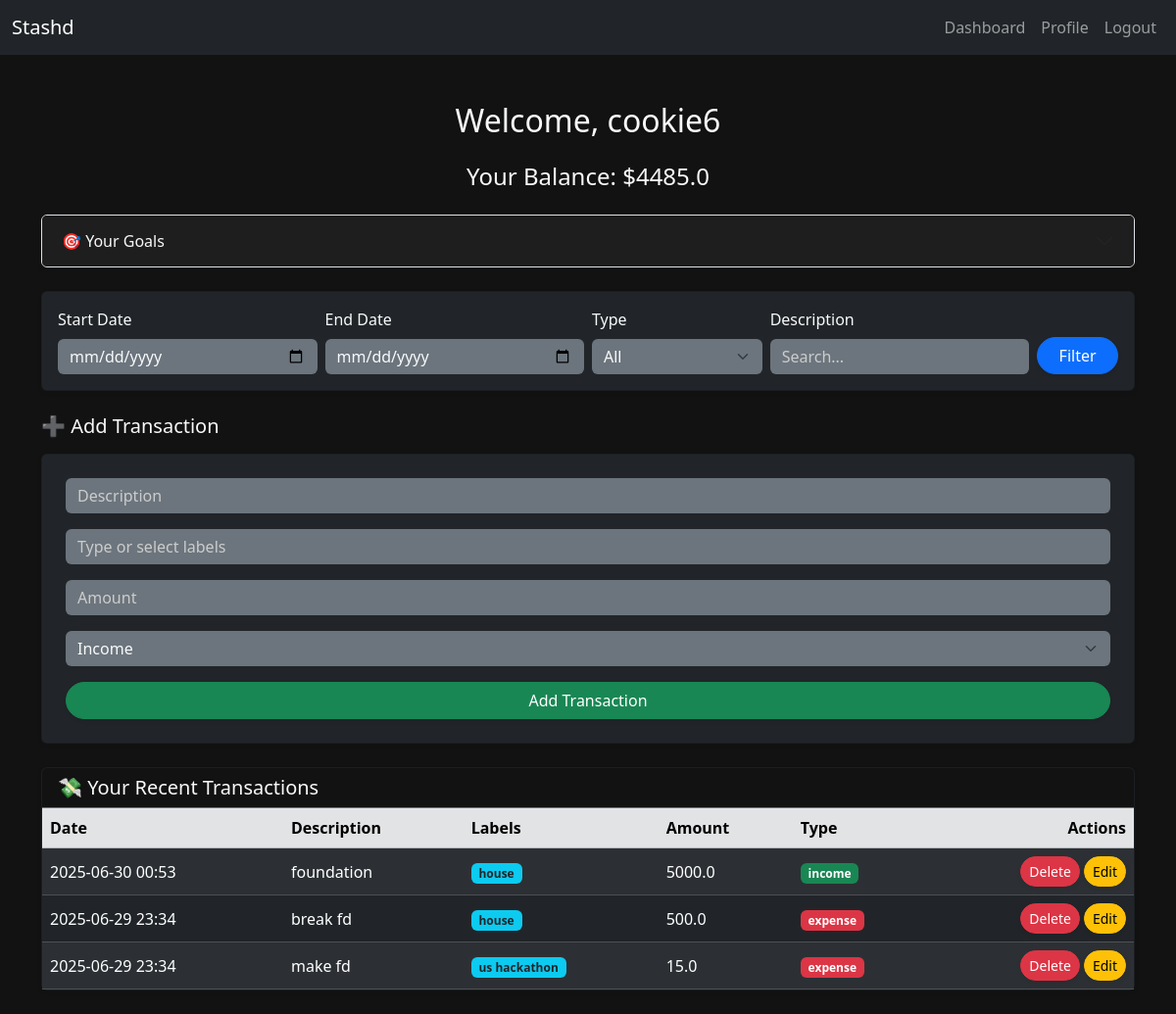
Page /dashboard (signed in) on the committed database.
### app.py (models this page shows)
class User(db.Model, UserMixin):
    id = db.Column(db.Integer, primary_key=True)
    username = db.Column(db.String(50), unique=True, nullable=False)
    email = db.Column(db.String(120), unique=True, nullable=False)
    password = db.Column(db.String(120), nullable=False)
    date_joined = db.Column(db.DateTime, default=datetime.now())

class Transaction(db.Model):
    id = db.Column(db.Integer, primary_key=True)
    user_id = db.Column(db.Integer, db.ForeignKey("user.id"), nullable=False)
    date = db.Column(db.DateTime, default=datetime.now())
    description = db.Column(db.String(100), nullable=False)
    amount = db.Column(db.Float, nullable=False)
    type = db.Column(db.String(10), nullable=False)
    labels = db.relationship("Label", secondary=transaction_labels, backref="transactions")

class Label(db.Model):
    id = db.Column(db.Integer, primary_key=True)
    user_id = db.Column(db.Integer, db.ForeignKey("user.id"), nullable=False)
    name = db.Column(db.String(50), nullable=False)

### app.py (the view, shortened to what this page needs)
@app.route("/dashboard", methods=["POST", "GET"])
@login_required
def dashboard():
    query = Transaction.query.filter_by(user_id=current_user.id)
    start_date = request.args.get("start_date")
    end_date = request.args.get("end_date")
    ttype = request.args.get("type")
    search = request.args.get("query")
    if start_date:
        query = query.filter(Transaction.date >= start_date)
    if end_date:
        query = query.filter(Transaction.date <= end_date)
    if ttype:
        query = query.filter(Transaction.type == ttype)
    if search:
        query = query.filter(Transaction.description.ilike(f"%{search.strip().lower()}%"))
    transactions = query.order_by(Transaction.date.desc()).all()
    balance = sum(t.amount if t.type == "income" else -t.amount for t in transactions)
    goals = Goal.query.filter_by(user_id=current_user.id).all()
    for goal in goals:
        goal.progress = round((goal.saved_amount / goal.target_amount) * 100, 1) if goal.target_amount > 0 else 0
    user_labels = Label.query.filter_by(user_id=current_user.id).all()
    return render_template("dashboard.html", transactions=transactions, balance=balance, goals=goals, user_labels=user_labels)

### app.py (called while the page is built)
@login_manager.user_loader
def load_user(user_id):
    return db.session.get(User, int(user_id))

### templates/dashboard.html (shortened to what this page needs)
{% extends "layout.html" %}
{% block content %}
<h2 class="text-center mb-4">Welcome, {{ current_user.username }}</h2>
<h4 class="text-center mb-4">Your Balance: ${{ balance }}</h4>
<div class="accordion mb-4 shadow-sm" id="goalsAccordion">
    <div class="accordion-item bg-dark text-light">
        <h2 class="accordion-header" id="goalsHeading">
            <button class="accordion-button collapsed bg-dark text-light" type="button" data-bs-toggle="collapse" data-bs-target="#goalsCollapse" aria-expanded="false" aria-controls="goalsCollapse">
                🎯 Your Goals
            </button>
        </h2>
    </div>
</div>
<div class="card mb-4 p-3 shadow-sm bg-dark text-light">
    <form action="{{ url_for('dashboard') }}" method="get" class="row g-2 align-items-end">
        <div class="col-md-3">
            <label class="form-label">Start Date</label>
            <input type="date" name="start_date" class="form-control bg-secondary text-light border-0">
        </div>
        <div class="col-md-3">
            <label class="form-label">End Date</label>
            <input type="date" name="end_date" class="form-control bg-secondary text-light border-0">
        </div>
        <div class="col-md-2">
            <label class="form-label">Type</label>
            <select name="type" class="form-select bg-secondary text-light border-0">
                <option value="">All</option>
            </select>
        </div>
        <div class="col-md-3">
            <label class="form-label">Description</label>
            <input type="text" name="query" class="form-control bg-secondary text-light border-0" placeholder="Search...">
        </div>
        <div class="col-md-1 d-grid">
            <button type="submit" class="btn btn-primary rounded-pill shadow-sm">Filter</button>
        </div>
    </form>
</div>
{% if transaction %}
<h5 class="mb-3">✏️ Edit Transaction</h5>
<form action="{{ url_for('edit_transaction', tid=transaction.id) }}" method="post" class="mb-4 card p-4 bg-dark text-light shadow-sm">
    <div class="mb-3">
        <input type="text" name="description" class="form-control bg-secondary text-light border-0" placeholder="Description" value="{{ transaction.description }}" required>
    </div>
    <div class="mb-3">
        <input type="text" name="label" id="label-edit" class="form-control bg-secondary text-light border-0" placeholder="Type or select labels" value="{{ label_string }}" required>
    </div>
    <div class="mb-3">
        <input type="number" name="amount" step="0.01" class="form-control bg-secondary text-light border-0" placeholder="Amount" value="{{ transaction.amount }}" required>
    </div>
    <div class="mb-3">
        <select name="type" class="form-select bg-secondary text-light border-0" required>
            <option value="income" {% if transaction.type == 'income' %}selected{% endif %}>Income</option>
            <option value="expense" {% if transaction.type == 'expense' %}selected{% endif %}>Expense</option>
        </select>
    </div>
    <div class="d-flex gap-2">
        <button type="submit" class="btn btn-warning rounded-pill shadow-sm">Update Transaction</button>
        <a href="{{ url_for('dashboard') }}" class="btn btn-secondary rounded-pill shadow-sm">Cancel</a>
    </div>
</form>
{% else %}
<h5 class="mb-3">➕ Add Transaction</h5>
<form action="{{ url_for('add_transaction') }}" method="post" class="mb-4 card p-4 bg-dark text-light shadow-sm">
    <div class="mb-3">
        <input type="text" name="description" class="form-control bg-secondary text-light border-0" placeholder="Description" required>
    </div>
    <div class="mb-3">
        <input type="text" id="label-select" name="label" class="form-control bg-secondary text-light border-0" placeholder="Type or select labels" required>
    </div>
    <div class="mb-3">
        <input type="number" step="0.01" name="amount" class="form-control bg-secondary text-light border-0" placeholder="Amount" required>
    </div>
    <div class="mb-3">
        <select name="type" class="form-select bg-secondary text-light border-0" required>
            <option value="income">Income</option>
        </select>
    </div>
    <button type="submit" class="btn btn-success rounded-pill shadow-sm">Add Transaction</button>
</form>
{% endif %}
<div class="card shadow-sm bg-dark text-light mb-4">
    <div class="card-header border-secondary">
        <h5 class="mb-0">💸 Your Recent Transactions</h5>
    </div>
    <div class="table-responsive">
        <table class="table table-dark table-striped align-middle mb-0">
            <thead class="table-secondary text-dark">
                <tr>
                    <th>Date</th>
                    <th>Description</th>
                    <th>Labels</th>
                    <th>Amount</th>
                    <th>Type</th>
                    <th class="text-end">Actions</th>
                </tr>
            </thead>
            <tbody>
                {% for t in transactions %}
                <tr>
                    <td>{{ t.date.strftime('%Y-%m-%d %H:%M') }}</td>
                    <td>{{ t.description }}</td>
                    <td>
                        {% for label in t.labels %}
                        <span class="badge bg-info text-dark me-1">{{ label.name }}</span>
                        {% endfor %}
                    </td>
                    <td>{{ t.amount }}</td>
                    <td>
                        {% if t.type == 'income' %}
                        <span class="badge bg-success">{{ t.type }}</span>
                        {% else %}
                        <span class="badge bg-danger">{{ t.type }}</span>
                        {% endif %}
                    </td>
                    <td class="text-end">
                        <div class="d-inline-flex gap-1">
                            <form action="{{ url_for('delete_transaction', tid=t.id) }}" method="post" class="m-0">
                                <button class="btn btn-sm btn-danger rounded-pill shadow-sm">Delete</button>
                            </form>
                            <a href="{{ url_for('edit_transaction', tid=t.id) }}" class="btn btn-sm btn-warning rounded-pill shadow-sm">Edit</a>
                        </div>
                    </td>
                </tr>
                {% endfor %}
            </tbody>
        </table>
    </div>
</div>
{% endblock %}

### templates/layout.html (shortened to what this page needs)
<!DOCTYPE html>
<html lang="en">
<head>
    <link rel="stylesheet" href="static/styles.css">
    <link href="https://cdn.jsdelivr.net/npm/bootstrap@5.3.3/dist/css/bootstrap.min.css" rel="stylesheet">
    <link href="https://cdn.jsdelivr.net/npm/tom-select/dist/css/tom-select.bootstrap5.min.css" rel="stylesheet">
</head>
<body>
    <nav class="navbar navbar-expand-lg navbar-dark bg-dark">
        <div class="container-fluid">
            <a href="{{ url_for('home') }}" class="navbar-brand">Stashd</a>
            <div class="collapse navbar-collapse" id="navbarNav">
                <ul class="navbar-nav ms-auto">
                    {% if current_user.is_authenticated %}
                        <li class="nav-item">
                            <a href="{{ url_for('dashboard') }}" class="nav-link">Dashboard</a>
                        </li>
                        <li class="nav-item">
                            <a href="{{ url_for('profile') }}" class="nav-link">Profile</a>
                        </li>
                        <li class="nav-item">
                            <a href="{{ url_for('logout') }}" class="nav-link">Logout</a>
                        </li>
                    {% endif %}
                </ul>
            </div>
        </div>
    </nav>
    <div class="position-fixed bottom-0 end-0 p-3" id="toast-container" style="z-index: 9999;">
    </div>
    <div class="container mt-5">
        {% block content %}{% endblock %}
    </div>
</body>
</html>

### static/styles.css (style rules this page uses)
html, body { background-color: #121212 !important; color: #f8f9fa; font-family: 'Segoe UI', Tahoma, Geneva, Verdana, sans-serif; overflow-x: hidden; }
.container, .card, .accordion, .accordion-item, .accordion-button, .table, .card-header, .card-body, .accordion-body { background-color: #121212 !important; color: #f8f9fa !important; }
.accordion-button.collapsed { background-color: #1e1e1e !important; }
.form-control, .form-select { background-color: #1e1e1e !important; color: #f8f9fa !important; border: 1px solid #444 !important; }
.form-control::placeholder, .form-select::placeholder { color: #cccccc !important; }
.form-label { color: #f8f9fa !important; }
a, .nav-link { color: #f8f9fa; }
.navbar-dark .navbar-nav, .nav-link { color: #f8f9fa; transition: color 0.2s; }
.navbar-dark, .navbar-nav, .nav-link:hover { color: #00d1b2; }
.landing-hero, .btn { font-weight: 500; }

### rows in the picture
User: username "cookie6"
Transaction: date "2025-06-30 00:53", description "foundation", amount "5000.0", type "income"
Label: name "house"
Transaction: date "2025-06-29 23:34", description "break fd", amount "500.0", type "expense"
Transaction: date "2025-06-29 23:34", description "make fd", amount "15.0", type "expense"
Label: name "us hackathon"

### other values in the picture
{{ balance }} "4485.0"
